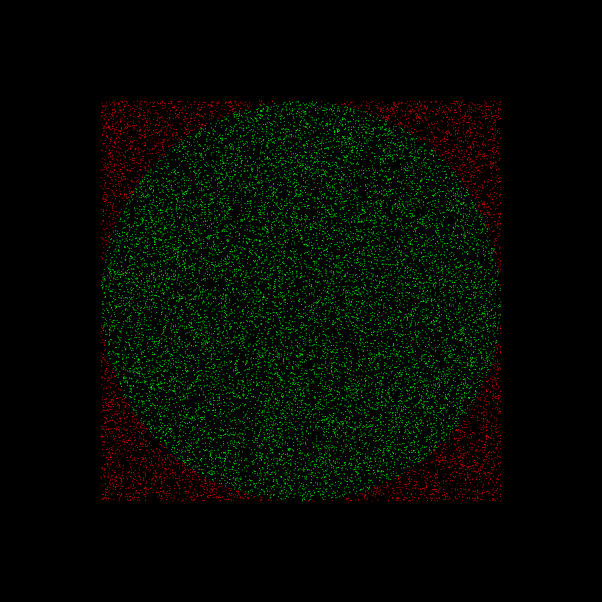
Frame 1 (no input)
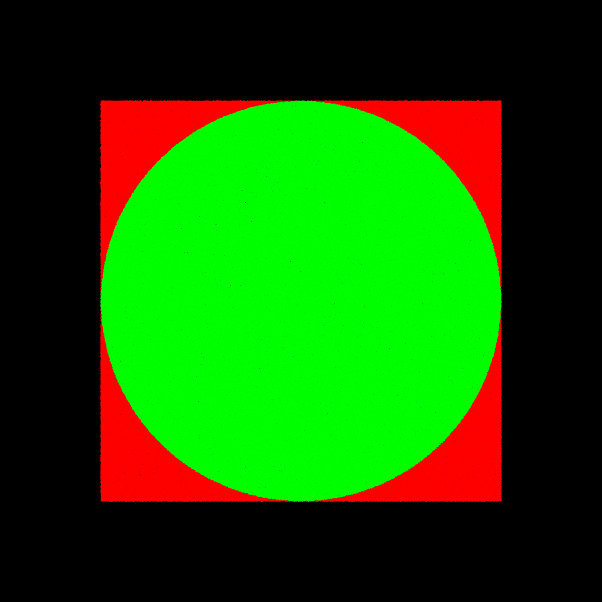
Frame 60 (no input)
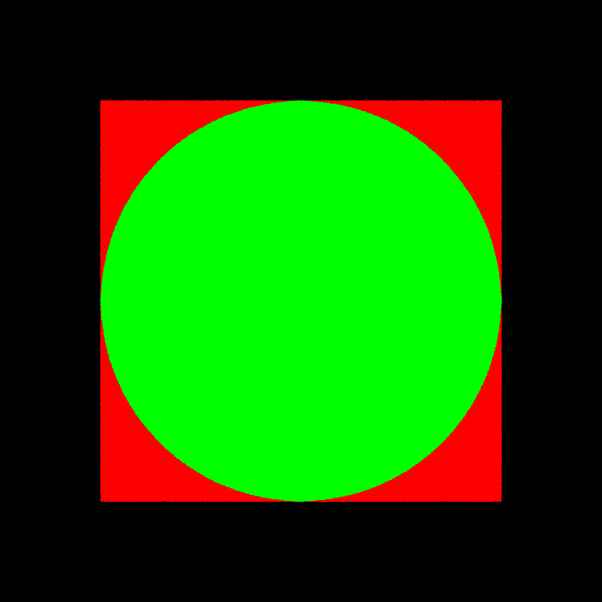
Frame 120 (the mouse pressed at the canvas centre since frame 60)

The p5.js sketch that drew these frames (run headless with seeded random() and noise() and a simulated clock; from frame 60 on, the mouse is pressed at the canvas centre):

// p5.js sketch
// ── sketch.js
let r = 200;
let total = 0;
let inCircle = 0;
let pie;
let record_PI = 0;
let piDiv;
function setup() {
    createCanvas(602, 602);
    piDiv = createDiv(record_PI);
    piDiv.style("font-size", "72px");
    rectMode(CENTER);
    background(0);
    translate(width * 0.5, height * 0.5);
    stroke(255);
    strokeWeight(1);
    noFill();
    // ellipse(0, 0, r*2, r*2);
    // rect(0, 0, r*2, r*2);
}

function draw() {
    translate(width * 0.5, height * 0.5);
    for(let i = 0; i < 20000; i++) {
        total++;
        let x = random(-r, r);
        let y = random(-r, r);

        let d = dist(0, 0, x, y);
        // let d = x*x + y*y;
        if(d < r) {
            stroke(0, 255, 0);
            inCircle++;
        } else {
            stroke(255, 0, 0);
        }
        point(x, y);
        pie = 4 * (inCircle / total);
        let record_diff = Math.abs(Math.PI - record_PI);
        let diff = Math.abs(Math.PI - pie);
        if(diff < record_diff) {
            record_diff = diff;
            record_PI = pie;
            piDiv.html(record_PI);
        }
    }
    
}
